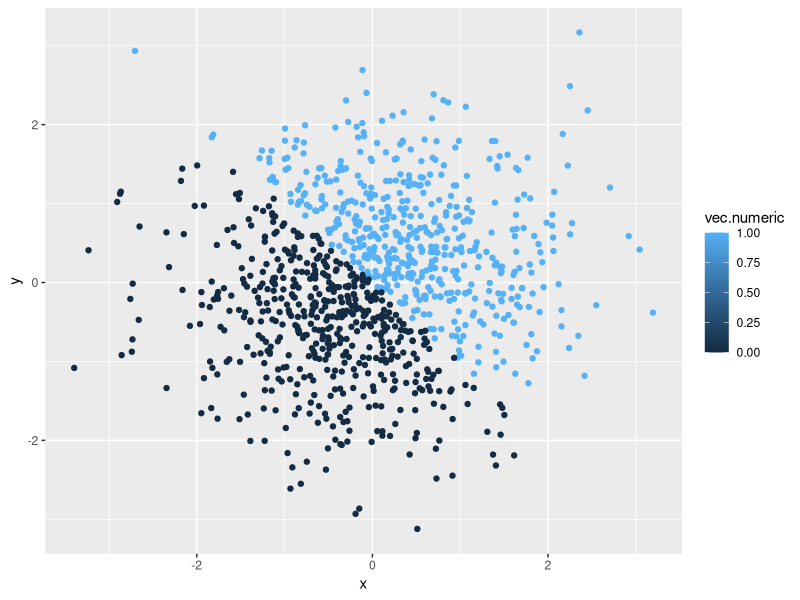
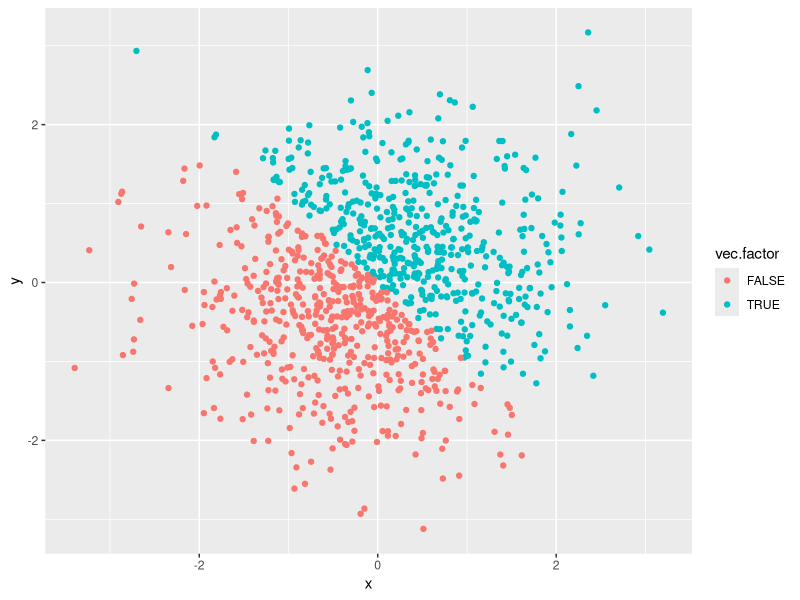

The R script that drew these images, in order:
## ---- chunk 1
library(tidyverse)
set.seed(1234)
question1_df = tibble(
  vec.numeric = runif(n = 10, min = 0, max = 5),
  vec.logical = c(vec.numeric > 2),
  vec.char = c("My", "name", "is", "Anu", "and", "this", 
               "is", "my", "homework", "attempt"),
  vec.factor = factor(c("male", "male", "female", "female", "male", 
                        "male", "female", "female", "male", "male"))
)
## ---- chunk 2
mean (question1_df$vec.numeric)
mean (question1_df$vec.logical)
mean (question1_df$vec.char)
mean (question1_df$vec.factor)
## ---- chunk 3
as.numeric(question1_df$vec.logical)
as.numeric(question1_df$vec.char)
as.numeric(question1_df$vec.factor)
## ---- chunk 4
as.numeric(as.factor(question1_df$vec.char))
as.numeric(as.character(question1_df$vec.factor))
## ---- chunk 5
set.seed(1234)

question2_df = tibble(
  x = rnorm(1000),
  y = rnorm(1000),
  vec.logical =  x + y > 0,
  vec.numeric = as.numeric(vec.logical),
  vec.factor = as.factor(vec.logical)
)  
## ---- chunk 6

ggsave("scatter_plot.pdf", height = 4, width = 6)
## ---- chunk 7
ggplot(question2_df, aes(x = x, y = y, color = vec.numeric)) + geom_point()
## ---- chunk 8
ggplot(question2_df, aes(x = x, y = y, color = vec.factor)) + geom_point()
